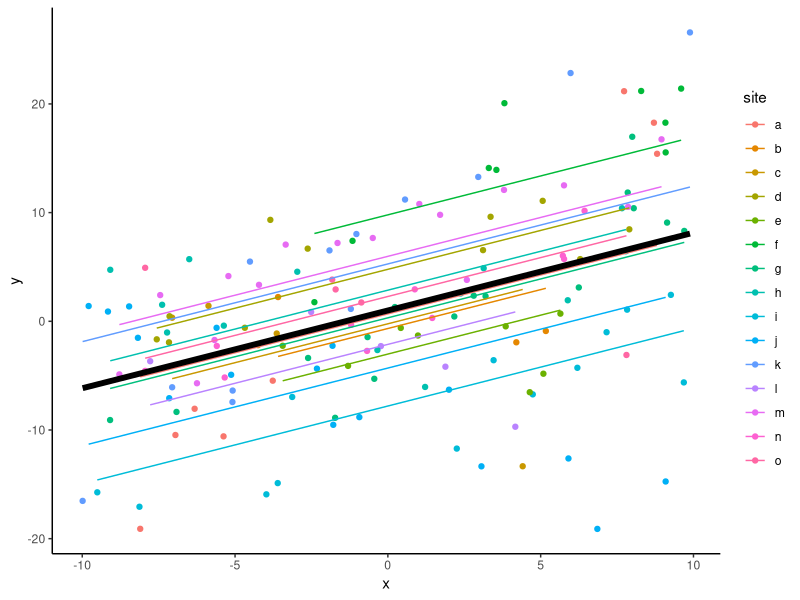

This chart was generated by the following R code:
## ---- chunk 1
#Trick to get smaller R code size with out resorting to LaTeX text sizes
def.chunk.hook  <- knitr::knit_hooks$get("chunk")
knitr::knit_hooks$set(chunk = function(x, options) {
  x <- def.chunk.hook(x, options)
  ifelse(options$size != "normalsize", paste0("\n \\", options$size,"\n\n", x, "\n\n \\normalsize"), x)
})

knitr::opts_chunk$set(echo = FALSE, eval = TRUE, message=TRUE, warning=TRUE, size = 'footnotesize')
library(tidyverse)
theme_set(theme_classic())
library(lme4)
# library(ggpubr)
# library(knitr)
# library(kableExtra)
# library(latex2exp)

set.seed(123)

#Generate data
n <- 150
ngroups <- 15
x <- runif(n,-10,10) #Single fixed effect predictor
g <- sample(letters[1:ngroups],n,TRUE) #Groups
intercept <- 1
slopeX <- 0.5
sigmaR <- 3 #Residual sigma 
sigmaG <- 5 #Group intercept sigma
sigmaG_slope <- abs(slopeX*2) #Slope sigma (half slope value)

#Correlated intercepts and slopes, using Choleski matrices
raneffs <- matrix(rnorm(ngroups*2,0,1),ncol=2) #Uncorrelated unit normals
slopeCor <- 0.7 #Intercept-slope correlation
corMat <- matrix(c(1,slopeCor,slopeCor,1),ncol=2) #Correlation matrix
cholCorMat <- chol(corMat) #Choleski transform of corMat
raneffs <- raneffs %*% cholCorMat #Induces correlation in slopes
raneffs <- raneffs * matrix(rep(c(sigmaG,sigmaG_slope),each=ngroups),ncol=2,
                            dimnames=list(letters[1:ngroups],c('Int','Slope'))) #Changes SD for each column
raneff_int <- model.matrix(~g-1) %*% raneffs[,1] #Intercept vector
raneff_slope <- model.matrix(~g-1) %*% raneffs[,2] #Slope vector

yhat <- intercept + slopeX*x + raneff_int + raneff_slope*x  #Expected value
y <- rnorm(n,yhat,sigmaR) #Data
dat <- data.frame(y,x,site=g) #Assemble into data frame

## ---- chunk 2
head(dat)
m1 <- lm(y~x,data=dat) #Use variable x to predict y
summary(m1)
## ---- chunk 3
head(model.matrix(m1))
coef(m1)
pred2 <- model.matrix(m1) %*% coef(m1) #predicted = matrix * coefs
head(data.frame(pred1=predict(m1),pred2)) #same thing!
## ---- chunk 4
head(dat)
m2 <- lm(y~site,data=dat) #Use variable site to predict y
head(model.matrix(m2)) #0s and 1s used to identify groups
coef(m2) #This uses the 1st site as the "control" group
## ---- chunk 5
head(dat)
library(lme4) #Mixed effects library 
mm1 <- lmer(y ~ x + (1|site),data=dat) #site is fit as "random intercepts"
## ---- chunk 6
summary(mm1)
## ---- chunk 7
dat %>% mutate(pred=predict(mm1),gpred=predict(mm1,re.form=~0)) %>% 
  ggplot(aes(x=x,y=y,col=site))+geom_point()+geom_line(aes(y=pred))+
  geom_line(aes(y=gpred),col='black',size=2)
